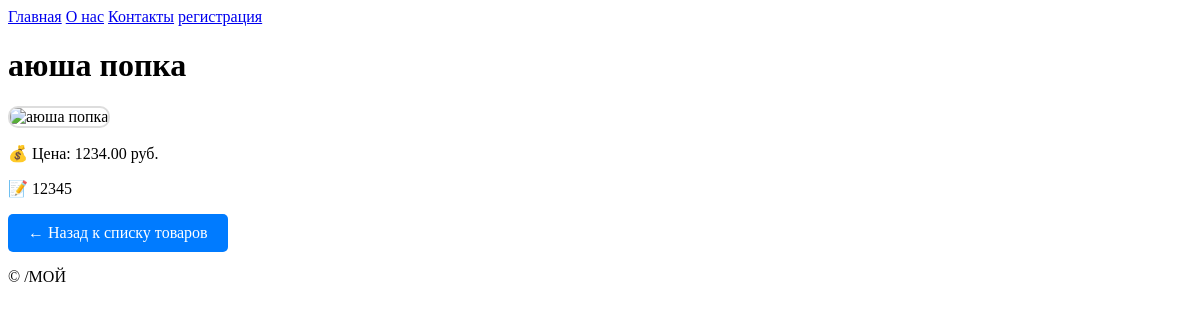
/product/1/, run on an earlier commit of the app's database.
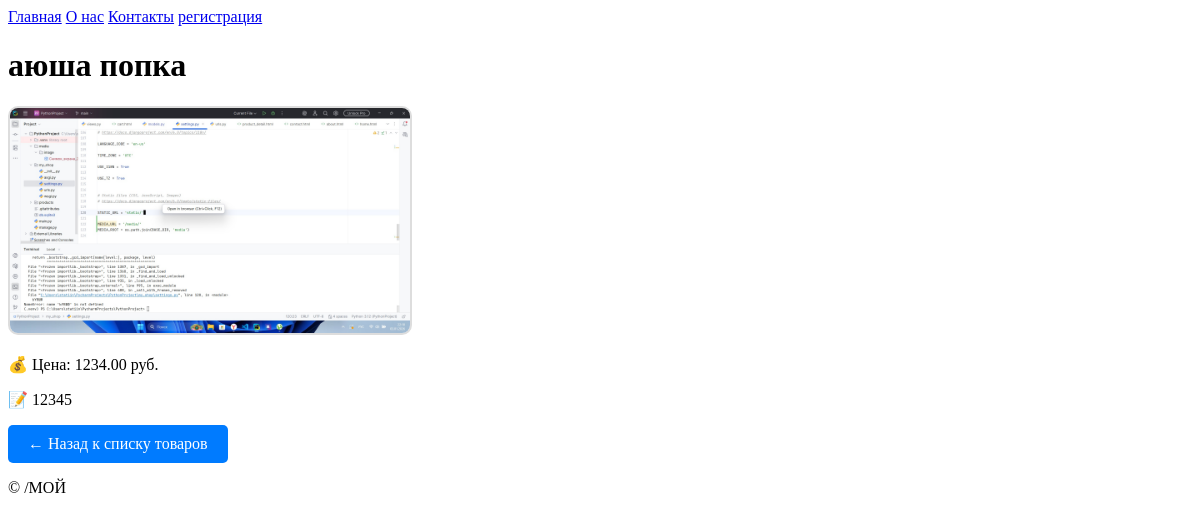
And on a later commit of the database.
### products/models.py (models this page shows, shortened)
class Product(models.Model):
    name = models.CharField(max_length=100)
    price = models.DecimalField(decimal_places=2, max_digits=10)
    description = models.TextField()
    category = models.ForeignKey('Category', on_delete=models.CASCADE,null=True,blank=True)
    image = models.ImageField(upload_to='products/')

### products/views.py (the view)
# urls.py: path('product/<int:product_id>/', views.adres, name='product_detail'),
def adres(request,product_id):
    adres = Product.objects.get(id=product_id)
    return render(request, 'products/product_detail.html', {'product': adres})

### products/templates/products/product_detail.html (shortened to what this page needs)
{% extends 'products/base.html' %}
{% block content %}
    <h1>{{ product.name }}</h1>
    {% if product.image %}
        <img src="{{ product.image.url }}"
             alt="{{ product.name }}"
             width="400"
             style="border: 2px solid #ddd; border-radius: 10px;">
    {% else %}
        <div style="background: #f5f5f5; padding: 20px; text-align: center;">
            <p>📷 Фотография скоро будет добавлена!</p>
        </div>
    {% endif %}
    <p>💰 Цена: {{ product.price }} руб.</p>
    <p>📝 {{ product.description }}</p>
    <a href="{% url 'home' %}" style="display: inline-block; padding: 10px 20px; background: #007bff; color: white; text-decoration: none; border-radius: 5px;">
        ← Назад к списку товаров
    </a>
{% endblock %}

What changed in the data, as far as the page shows it:
changed Product "аюша попка": image: picture added
